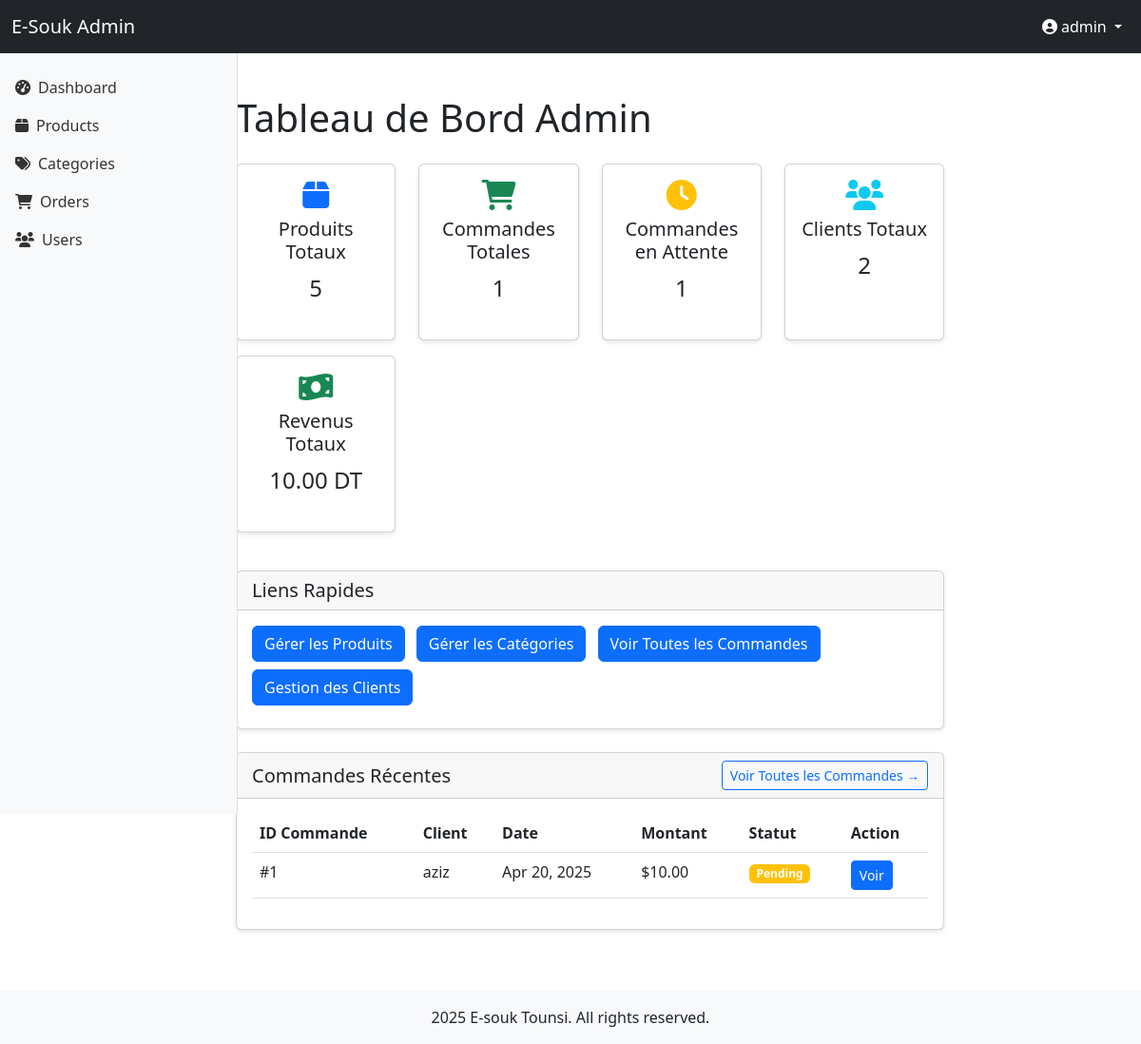
The page /admin/index.php (signed in) on the database its author committed.
### tables this page shows
CREATE TABLE `orders` (
  `id_order` int NOT NULL AUTO_INCREMENT,
  `user_id` int NOT NULL,
  `order_date` datetime DEFAULT CURRENT_TIMESTAMP,
  `total_price` decimal(10,2) DEFAULT NULL,
  `status` varchar(50) DEFAULT 'Pending',
  PRIMARY KEY (`id_order`),
  KEY `user_id` (`user_id`),
  CONSTRAINT `orders_ibfk_1` FOREIGN KEY (`user_id`) REFERENCES `user` (`id_user`) ON DELETE CASCADE
);

CREATE TABLE `user` (
  `id_user` int NOT NULL AUTO_INCREMENT,
  `name` varchar(100) NOT NULL,
  `email` varchar(100) NOT NULL,
  `password` varchar(255) NOT NULL,
  `role` enum('admin','customer') NOT NULL DEFAULT 'customer',
  `address` varchar(255) DEFAULT NULL,
  `phone` varchar(20) DEFAULT NULL,
  `created_at` datetime DEFAULT CURRENT_TIMESTAMP,
  PRIMARY KEY (`id_user`),
  UNIQUE KEY `email` (`email`)
);

### admin/index.php (the view, shortened to what this page needs)
<?php
$db = Database::getInstance();
$stmt = $db->prepare("SELECT COUNT(*) as total FROM product");
$stmt->execute();
$totalProducts = $stmt->fetchColumn();
$stmt = $db->prepare("SELECT COUNT(*) as total FROM orders");
$stmt->execute();
$totalOrders = $stmt->fetchColumn();
$stmt = $db->prepare("SELECT COUNT(*) as total FROM orders WHERE status = 'Pending'");
$stmt->execute();
$pendingOrders = $stmt->fetchColumn();
$stmt = $db->prepare("SELECT COUNT(*) as total FROM user WHERE role = 'customer'");
$stmt->execute();
$totalCustomers = $stmt->fetchColumn();
$stmt = $db->prepare("SELECT COALESCE(SUM(total_price), 0) as total_sales FROM orders WHERE status != 'Cancelled'");
$stmt->execute();
$totalSales = $stmt->fetchColumn();
$stmt = $db->prepare("SELECT o.id_order as order_id, o.order_date, o.status,
                       u.name as customer_name, o.total_price as total_amount
                       FROM orders o
                       JOIN user u ON o.user_id = u.id_user
                       ORDER BY o.order_date DESC LIMIT 5");
$stmt->execute();
$recentOrders = $stmt->fetchAll(PDO::FETCH_ASSOC);
?>
<!DOCTYPE html>
<html lang="fr">
<head>
    <link href="https://cdn.jsdelivr.net/npm/bootstrap@5.3.5/dist/css/bootstrap.min.css" rel="stylesheet">
    <link rel="stylesheet" href="https://cdnjs.cloudflare.com/ajax/libs/font-awesome/5.15.3/css/all.min.css">
    <link rel="stylesheet" href="../assets/css/admin.css">
</head>
<body>
    <?php include('includes/header.php'); ?>
            <div class="col-md-9 col-lg-10 p-4">
                <h1 class="mb-4">Tableau de Bord Admin</h1>
                <div class="row mb-4">
                    <div class="col-md-3 mb-3">
                        <div class="card text-center h-100">
                            <div class="card-body">
                                <i class="fas fa-box fa-2x mb-2 text-primary"></i>
                                <h5 class="card-title">Produits Totaux</h5>
                                <p class="card-text fs-4"><?php echo $totalProducts; ?></p>
                            </div>
                        </div>
                    </div>
                    <div class="col-md-3 mb-3">
                        <div class="card text-center h-100">
                            <div class="card-body">
                                <i class="fas fa-shopping-cart fa-2x mb-2 text-success"></i>
                                <h5 class="card-title">Commandes Totales</h5>
                                <p class="card-text fs-4"><?php echo $totalOrders; ?></p>
                            </div>
                        </div>
                    </div>
                    <div class="col-md-3 mb-3">
                        <div class="card text-center h-100">
                            <div class="card-body">
                                <i class="fas fa-clock fa-2x mb-2 text-warning"></i>
                                <h5 class="card-title">Commandes en Attente</h5>
                                <p class="card-text fs-4"><?php echo $pendingOrders; ?></p>
                            </div>
                        </div>
                    </div>
                    <div class="col-md-3 mb-3">
                        <div class="card text-center h-100">
                            <div class="card-body">
                                <i class="fas fa-users fa-2x mb-2 text-info"></i>
                                <h5 class="card-title">Clients Totaux</h5>
                                <p class="card-text fs-4"><?php echo $totalCustomers; ?></p>
                            </div>
                        </div>
                    </div>
                    <div class="col-md-4 col-lg-3 mb-3">
                        <div class="card text-center h-100">
                            <div class="card-body">
                                <i class="fas fa-money-bill-wave fa-2x mb-2 text-success"></i>
                                <h5 class="card-title">Revenus Totaux</h5>
                                <p class="card-text fs-4"><?php echo number_format($totalSales, 2); ?> DT</p>
                            </div>
                        </div>
                    </div>
                </div>
                <div class="card mb-4">
                    <div class="card-header">
                        <h2 class="h5 mb-0">Liens Rapides</h2>
                    </div>
                    <div class="card-body">
                        <a href="product.php" class="btn btn-primary me-2 mb-2">Gérer les Produits</a>
                        <a href="categories.php" class="btn btn-primary me-2 mb-2">Gérer les Catégories</a>
                        <a href="orders.php" class="btn btn-primary me-2 mb-2">Voir Toutes les Commandes</a>
                        <a href="customers.php" class="btn btn-primary me-2 mb-2">Gestion des Clients</a>
                    </div>
                </div>
                <div class="card">
                    <div class="card-header d-flex justify-content-between align-items-center">
                        <h2 class="h5 mb-0">Commandes Récentes</h2>
                        <a href="orders.php" class="btn btn-sm btn-outline-primary">Voir Toutes les Commandes →</a>
                    </div>
                    <div class="card-body">
                        <div class="table-responsive">
                            <table class="table table-hover">
                                <thead>
                                    <tr>
                                        <th>ID Commande</th>
                                        <th>Client</th>
                                        <th>Date</th>
                                        <th>Montant</th>
                                        <th>Statut</th>
                                        <th>Action</th>
                                    </tr>
                                </thead>
                                <tbody>
                                    <?php foreach($recentOrders as $order): ?>
                                        <tr>
                                            <td>#<?php echo $order['order_id']; ?></td>
                                            <td><?php echo htmlspecialchars($order['customer_name']); ?></td>
                                            <td><?php echo date('M d, Y', strtotime($order['order_date'])); ?></td>
                                            <td>$<?php echo number_format($order['total_amount'], 2); ?></td>
                                            <td>
                                                <?php
                                                $statusClass = 'secondary';
                                                if (strtolower($order['status']) == 'pending') $statusClass = 'warning';
                                                ?>
                                                <span class="badge bg-<?php echo $statusClass; ?>">
                                                    <?php echo $order['status']; ?>
                                                </span>
                                            </td>
                                            <td>
                                                <a href="orders.php?order_id=<?php echo $order['order_id']; ?>" class="btn btn-sm btn-primary">Voir</a>
                                            </td>
                                        </tr>
                                    <?php endforeach; ?>
                                </tbody>
                            </table>
                        </div>
                    </div>
                </div>
            </div>
        </div>
    </div>
    <?php include('includes/footer.php'); ?>
</body>
</html>

### admin/css/admin.css (style rules this page uses)
* { margin: 0; padding: 0; box-sizing: border-box; font-family: 'Segoe UI', Tahoma, Geneva, Verdana, sans-serif; }
:root { --primary: #3498db; --secondary: #2ecc71; --danger: #e74c3c; --warning: #f39c12; --dark: #34495e; --light: #ecf0f1; --sidebar-width: 250px; --header-height: 60px; }
body { background-color: #f5f5f5; color: #333; }
.card { background-color: white; border-radius: 5px; box-shadow: 0 2px 5px rgba(0,0,0,0.1); margin-bottom: 20px; overflow: hidden; }
.card-header { padding: 15px 20px; border-bottom: 1px solid #eee; font-weight: 600; display: flex; justify-content: space-between; align-items: center; }
.card-body { padding: 20px; }
.btn { padding: 10px 15px; border: none; border-radius: 4px; cursor: pointer; font-weight: 500; transition: all 0.2s; }
.btn-primary { background-color: var(--primary); color: white; }

### admin/includes/header.php (style rules this page uses)
body { padding-top: 56px; }

### rows shown on the page
orders: id_order "1", user.name "aziz", order_date "Apr 20, 2025", total_price "10.00", status "Pending"

### other values the page prints
$_SESSION['user_name'] "admin"
$totalProducts "5"
$totalOrders "1"
$pendingOrders "1"
$totalCustomers "2"
$totalSales "10.00"
